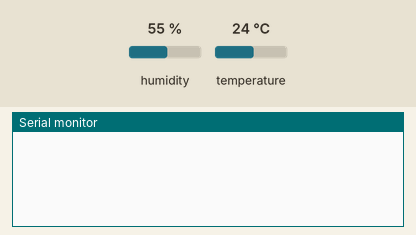
Bench run of a sketch on a simulated ESP32. On the bench: the last lines printed to the serial monitor. The test bench sets the inputs (shaded band); at power-on: humidity 55 %, temperature 24 °C. A WiFi scan finds three made-up networks.

Above: at 3.2 s.
3.3 s: humidity set to 22 %
At 10.8 s:
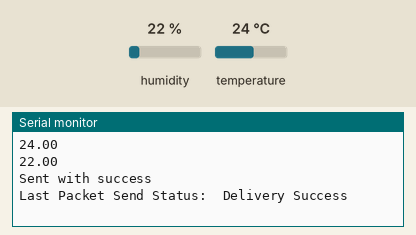
16.8 s: temperature set to 12 °C
30.3 s: humidity set to 40 %
At 40.7 s:
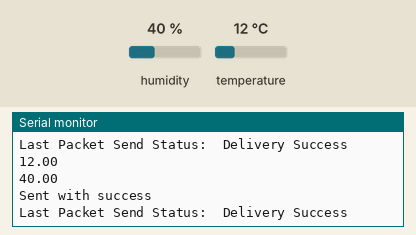
Timing chart, 0 to 42.2 s (numbered marks = the images above; inputs shaded):
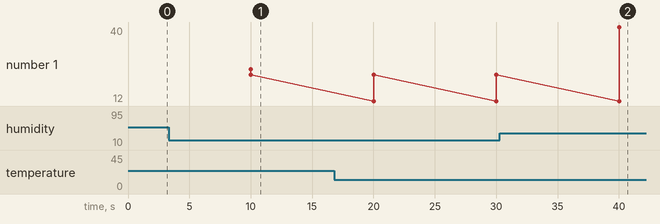

The sketch:

ESP32_sender.ino
```cpp
#include <esp_now.h>
#include <esp_wifi.h>
#include <WiFi.h>
#include <Adafruit_Sensor.h>
#include <DHT.h>

#define BOARD_ID 1
#define DHTPIN 15

#define DHTTYPE DHT22

DHT dht(DHTPIN, DHTTYPE);

uint8_t broadcastAddress[] = {0xC8, 0xC9, 0xA3, 0x09, 0xE4, 0x07};

typedef struct struct_message {
    int id;
    float temp;
    float hum;
    int readingId;
} struct_message;

struct_message myData;

unsigned long previousMillis = 0;
const long interval = 10000;
unsigned int readingId = 0;

constexpr char WIFI_SSID[] = "KAV 17A";

int32_t getWiFiChannel(const char *ssid) {
  if (int32_t n = WiFi.scanNetworks()) {
      for (uint8_t i=0; i<n; i++) {
          if (!strcmp(ssid, WiFi.SSID(i).c_str())) {
              return WiFi.channel(i);
          }
      }
  }
  return 0;
}

float readDHTTemperature() {
  float t = dht.readTemperature();
  if (isnan(t)) {
    Serial.println("Failed to read from DHT sensor!");
    return 0;
  }
  else {
    Serial.println(t);
    return t;
  }
}

float readDHTHumidity() {
  float h = dht.readHumidity();
  if (isnan(h)) {
    Serial.println("Failed to read from DHT sensor!");
    return 0;
  }
  else {
    Serial.println(h);
    return h;
  }
}

void OnDataSent(const uint8_t *mac_addr, esp_now_send_status_t status) {
  Serial.print("\r\nLast Packet Send Status:\t");
  Serial.println(status == ESP_NOW_SEND_SUCCESS ? "Delivery Success" : "Delivery Fail");
}

void setup() {
  Serial.begin(115200);
  dht.begin();

  WiFi.mode(WIFI_STA);
  int32_t channel = getWiFiChannel(WIFI_SSID);

  esp_wifi_set_promiscuous(true);
  esp_wifi_set_channel(channel, WIFI_SECOND_CHAN_NONE);
  esp_wifi_set_promiscuous(false);

  if (esp_now_init() != ESP_OK) {
    Serial.println("Error initializing ESP-NOW");
    return;
  }

  esp_now_register_send_cb(OnDataSent);
  esp_now_peer_info_t peerInfo;
  memcpy(peerInfo.peer_addr, broadcastAddress, 6);
  peerInfo.encrypt = false;

  if (esp_now_add_peer(&peerInfo) != ESP_OK){
    Serial.println("Failed to add peer");
    return;
  }
}

void loop() {
  unsigned long currentMillis = millis();
  if (currentMillis - previousMillis >= interval) {
    previousMillis = currentMillis;
    myData.id = BOARD_ID;
    myData.temp = readDHTTemperature();
    myData.hum = readDHTHumidity();
    myData.readingId = readingId++;
    esp_err_t result = esp_now_send(broadcastAddress, (uint8_t *) &myData, sizeof(myData));
    if (result == ESP_OK) {
      Serial.println("Sent with success");
    }
    else {
      Serial.println("Error sending the data");
    }
  }
}
```

Measured:
- after the input at 3.3 s, the serial monitor: prints a new line after 6.7 s (image 1)
- after the input at 30.3 s, the serial monitor: prints a new line after 9.7 s (image 2)
- plotted number 1: 22 → 40 after the input at 30.3 s
